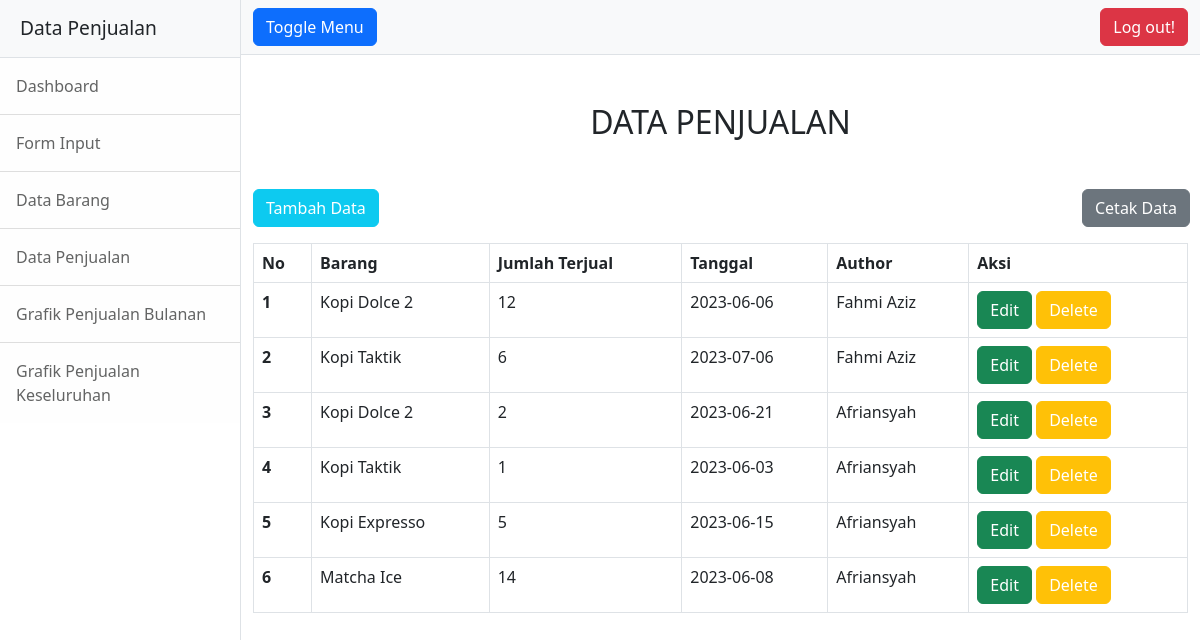
Page /dist/php/data/table.php on the committed database.
### tables this page shows
CREATE TABLE `tb_penjualan` (
  `id_penjualan` int(11) NOT NULL,
  `id_barang` int(11) NOT NULL,
  `jumlah` int(11) NOT NULL,
  `tgl_penjualan` date NOT NULL,
  `username` varchar(255) NOT NULL
);

CREATE TABLE `tb_barang` (
  `id_barang` int(11) NOT NULL,
  `barang` varchar(20) NOT NULL
);

### dist/php/data/table.php (the view, shortened to what this page needs)
<?php
include ('../koneksi.php');
$query = mysqli_query($conn, "SELECT * FROM tb_penjualan, tb_barang WHERE tb_penjualan.id_barang = tb_barang.id_barang");
$no = 1;
?>
<!DOCTYPE html>
<html lang="en">
<head>
    <link href="../../css/styles.css" rel="stylesheet" />
</head>
<body>
    <div class="d-flex" id="wrapper">
        <div class="border-end bg-white" id="sidebar-wrapper">
            <div class="sidebar-heading border-bottom bg-light">Data Penjualan</div>
            <div class="list-group list-group-flush">
                <a class="list-group-item list-group-item-action list-group-item-light p-3" href="../../index.php">Dashboard</a>
                <a class="list-group-item list-group-item-action list-group-item-light p-3" href="../input.php">Form
                    Input</a>
                <a class="list-group-item list-group-item-action list-group-item-light p-3" href="../barang/barang.php">Data Barang</a>
                <a class="list-group-item list-group-item-action list-group-item-light p-3" href="#">Data Penjualan</a>
                <a class="list-group-item list-group-item-action list-group-item-light p-3"
                    href="../graph-bulan.php">Grafik Penjualan
                    Bulanan</a>
                <a class="list-group-item list-group-item-action list-group-item-light p-3" href="../index.php">Grafik
                    Penjualan
                    Keseluruhan</a>
            </div>
        </div>
        <div id="page-content-wrapper">
				<div id="page-content-wrapper">
					<nav class="navbar  navbar-light bg-light border-bottom">
						<div class="container-fluid">
							<button class="btn btn-primary" id="sidebarToggle">Toggle Menu</button>
							<a href="../logout.php" class="btn btn-danger">Log out!</a>
						</div>
					</nav>
            <div class="container-fluid">
                <div>
                    <h2 class="mt-4 text-center mt-5 mb-5">DATA PENJUALAN</h2>
                    <thead>
                        <th><button type="button" class="btn btn-info mb-3"><a href="../input.php" style="color:white; text-decoration:none;">Tambah Data</a></button></th>
                        <th><button type="button" style="right:10px; position:absolute;" class="btn btn-secondary mb-3"><a href="../print/cetak_data_penjualan.php" style="text-decoration:none; color:white;" target="_blank">Cetak Data</a></button></th>
                        </thead>
                    <table class="table table-bordered">
                        <thead>
                            <tr>
                            <th scope="col">No</th>
                            <th scope="col">Barang</th>
                            <th scope="col">Jumlah Terjual</th>
                            <th scope="col">Tanggal</th>
                            <th scope="col">Author</th>
                            <th scope="col">Aksi</th>
                            </tr>
                        </thead>
                        <tbody>
                            <?php while($row = mysqli_fetch_array($query)) :?>
                            <tr>
                                <th scope="row"><?php echo $no++ ?></th>
                                <td><?php echo $row["barang"]?></td>
                                <td><?php echo $row["jumlah"] ?></td>
                                <td><?php echo $row["tgl_penjualan"] ?></td>
                                <td><?php echo $row ["username"]?></td>
                                <td><button type="button" class="btn btn-success"><a style="text-decoration: none; color:white;" href="edit.php?id_penjualan=<?php echo $row["id_penjualan"]; ?>">Edit</a></button>
                                <button type="button" class="btn btn-warning"><a style="text-decoration: none; color:white;" href="delete.php?id_penjualan=<?php echo $row["id_penjualan"]; ?>">Delete</a></button> </td>
                            </tr>
                            <?php endwhile; ?>
                        </tbody>
                    </table>
                </div>
            </div>
        </div>
    </div>
</body>
</html>

### rows in the picture
tb_penjualan: id_barang.barang "Kopi Dolce 2", jumlah "12", tgl_penjualan "2023-06-06", username "Fahmi Aziz"
tb_penjualan: id_barang.barang "Kopi Taktik", jumlah "6", tgl_penjualan "2023-07-06", username "Fahmi Aziz"
tb_penjualan: id_barang.barang "Kopi Dolce 2", jumlah "2", tgl_penjualan "2023-06-21", username "Afriansyah"
tb_penjualan: id_barang.barang "Kopi Taktik", jumlah "1", tgl_penjualan "2023-06-03", username "Afriansyah"
tb_penjualan: id_barang.barang "Kopi Expresso", jumlah "5", tgl_penjualan "2023-06-15", username "Afriansyah"
tb_penjualan: id_barang.barang "Matcha Ice", jumlah "14", tgl_penjualan "2023-06-08", username "Afriansyah"
